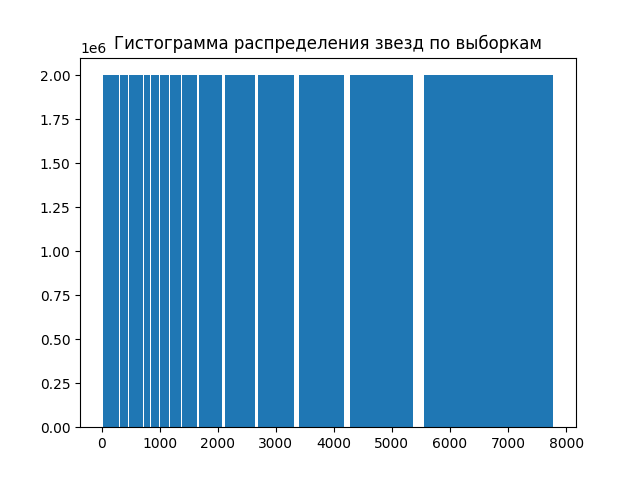

Python code for this plot:
from matplotlib import pyplot as plt
import numpy as np

from cartesian.common_cartesian import read_radec, read_and_filter


def main():
    df = read_and_filter()

    bins = []
    slice_size = 2000000

    l1 = []
    l2 = []

    for i in range(0, len(df), slice_size):
        l = 1000 / df.iloc[i].parallax
        ri = min(i + slice_size, len(df) - 1)
        r = 1000 / df.iloc[ri].parallax
        # print(int(l), int(r), int(1000 / df.iloc[(i + ri) // 2].parallax))
        l1.append(int(l))
        l2.append(int(r))
        print(f"{int(l)}-{int(r)}")
        bins.append(l)
    bins.append(1000 / df.iloc[len(df) - 1].parallax)

    for l in l1:
        print(l, end=' ')
    print()
    for l in l2:
        print(l, end=' ')
    # print(1000 / df.iloc[len(df) - 1].parallax)

    # Create a histogram by providing the bin edges (unequally spaced).
    # bins = [1, 316, 462, 590, 716, 847, 990, 1157, 1364, 1645, 2058, 2616, 3285, 4100, 5200, 7013]
    # x = [slice_size] * len(bins)
    # mu_x = 200
    # sigma_x = 25
    x = []
    for b in bins[:-1]:
        x.extend([b] * 2000000)

    plt.hist(x, bins, histtype='bar', rwidth=0.9)
    plt.title('Гистограмма распределения звезд по выборкам')
    plt.savefig('slices.png')
    # plt.set_title('bar, unequal bins')


if __name__ == '__main__':
    main()
